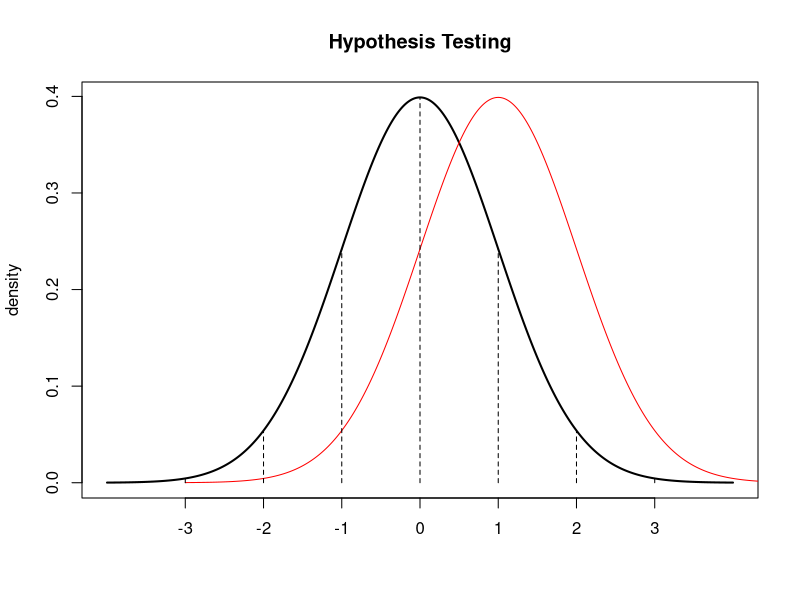

The R script that drew this image:
## ---- chunk 1
knitr::opts_chunk$set(echo = TRUE)
## ---- chunk 2
x.range <- seq(-4, 4, by=0.0001)
x1.range <- seq(-3, 5, by=0.0001)
sd.range <- seq(-3, 3, 1)
plot(x.range, dnorm(x=x.range, mean=0, sd=1), 
     type="l",                                        
     main="Hypothesis Testing",
     ylab="density",
     xlab = "",
     lwd=2,
     xaxt="n")
lines(x1.range, dnorm(x=x1.range, mean = 1, sd = 1), col = "red")
segments(sd.range, 0, sd.range, dnorm(sd.range, 0, 1), 
         lty = "dashed")
axis(1, at=-3:3, labels=-3:3)
